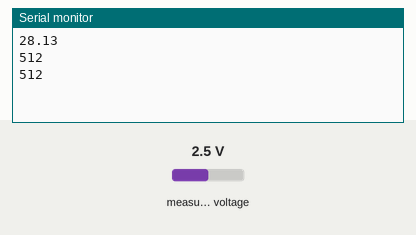
Recording of a sketch running on a simulated Arduino Uno, built with avr-gcc and run on an emulated ATmega328P. Parts: the last lines printed to the serial monitor. Wiring (inferred from the names in the program): MCP3208 converter: CS pin 10. The test bench sets the inputs (shaded band); at power-on: measured voltage 2.5 V.

Above: at 1.2 s.
1.3 s: measured voltage set to 0.1 V
At 2.5 s:
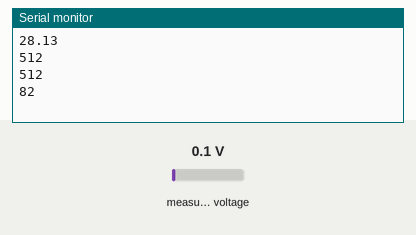
2.8 s: measured voltage set to 1.2 V
At 3.8 s:
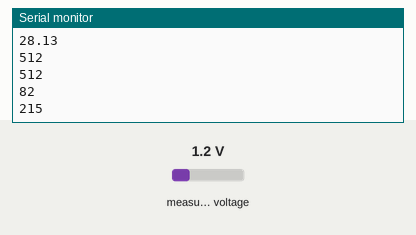
Timing chart, 0 to 5.8 s (numbered marks = the images above; inputs shaded):
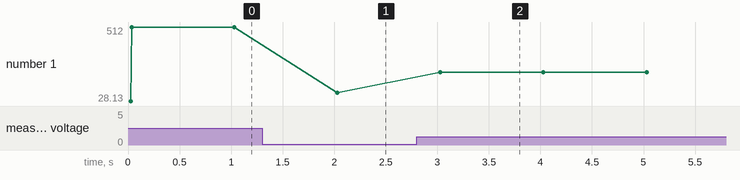

Measured:
- after the input at 1.3 s, the serial monitor: prints a new line after 0.73 s (image 1)
- after the input at 2.8 s, the serial monitor: prints a new line after 0.23 s (image 2)
- plotted number 1: 512 → 82 after the input at 1.3 s, 82 → 215 after the input at 2.8 s

The sketch:

mcp3008.ino
```cpp
// http://playground.arduino.cc/Code/MCP3208
// http://arduino.cc/forum/index.php?topic=53082.0
// http://learn.adafruit.com/reading-a-analog-in-and-controlling-audio-volume-with-the-raspberry-pi/script

/*
Pinout:

    1-8 - chan 0-7 -> the 8 levels to be measured
    9 DGND -> GND
    10 CS chip select -> D10
    11 Din MOSI -> D11
    12 Dout MISO -> D12
    13 CLC clock -> D13
    14 AGN -> GND
    15 Vref -> reference voltage (that gives max adc reading)
    16 Vdd -> supply voltage, max 5.5V so Arduino 5V is fine

        ___
CH0  1 | u | 16  VDD
CH1  2 |   | 15  VREF
CH2  3 |   | 14  AGND
CH3  4 |   | 13  CLK     --> D13
CH4  5 |   | 12  DOUT    --> D12
CH5  6 |   | 11  DIN     --> D11
CH6  7 |   | 10  CS/SHDN --> D10
CH7  8 |___| 9   DGND


*/


#include <SPI.h>

int cs_pin = 10;


void setup()
{
  Serial.begin(9600);
  pinMode(cs_pin, OUTPUT);
  digitalWrite(cs_pin, HIGH);
  SPI.begin();
  SPI.setClockDivider(SPI_CLOCK_DIV8);

  float time = micros();
  for(int i = 0;i<1000;i++)
  {
    readADC(0);
  }
  float time1 = micros();

  Serial.println((time1-time)/1000);
}

void loop()
{
  int reading = readADC(0);
  Serial.println(reading);
  delay(1000);
}


uint16_t readADC(int channel)
{
  uint16_t output;
  //Channel must be from 0 to 7
  //Shift bits to match datasheet for MCP3208
  byte commandMSB = B00000110;

  uint16_t commandBytes = (uint16_t) (commandMSB<<8|channel<<6);

  //Select ADC
  digitalWrite(cs_pin, LOW);
  //send start bit and bit to specify single or differential mode (single mode chosen here)
  SPI.transfer((commandBytes>>8) & 0xff);

  //byte msb = SPI.transfer((byte)commandBytes & 0xff) & B00001111;
  byte msb = SPI.transfer((byte)commandBytes & 0xff) & B00111111;
  byte lsb = SPI.transfer(0x00);

  digitalWrite(cs_pin, HIGH);

  // cast before shiting the byte
  return ((uint16_t) msb) <<6 | lsb;
}
```
